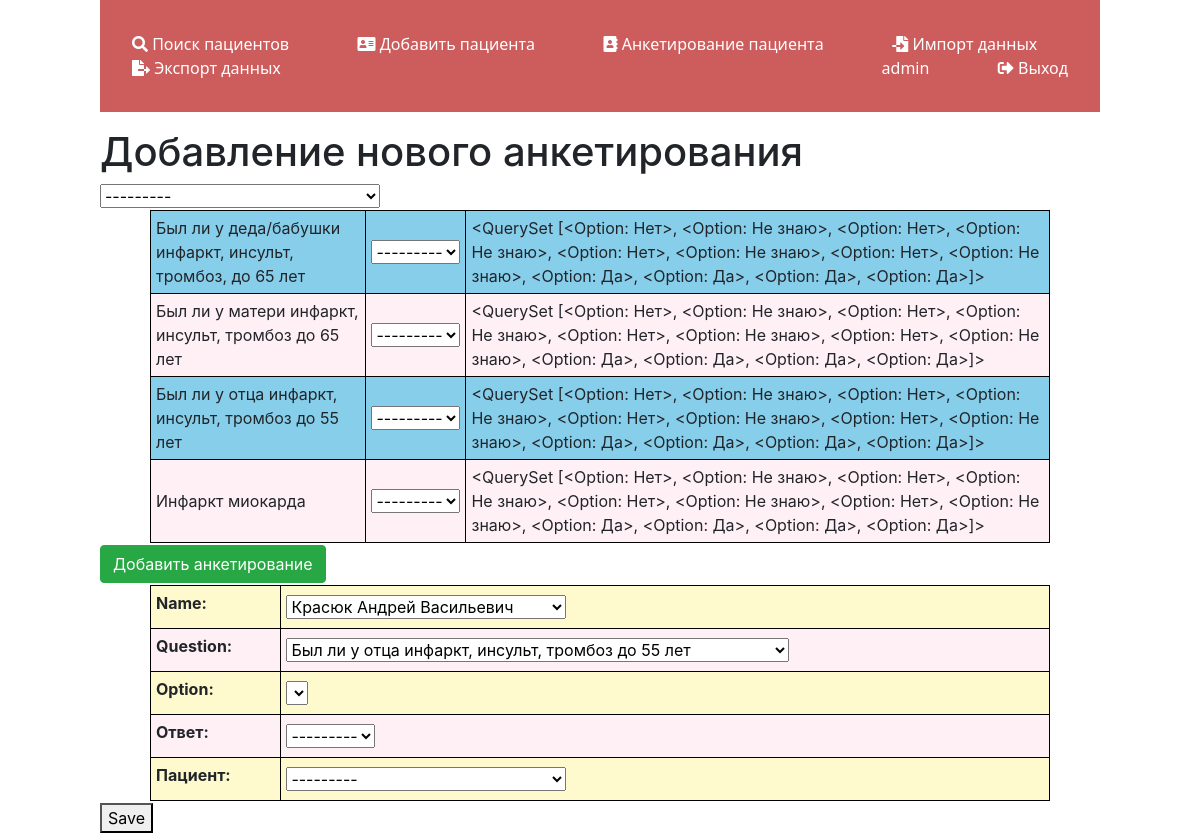
/api/v1/amscapp/add_complaint (signed in), run on the app's committed database.
### amscapp/models.py (models this page shows)
class Question(models.Model):
    name = models.CharField('Вопрос', max_length=100)
    def __str__(self):
        return self.name
    class Meta:
        verbose_name = 'Вопрос'
        verbose_name_plural = 'Вопросы'

class Option(models.Model):
    name = models.CharField('Вариант ответа', max_length=100)
    score = models.IntegerField('Количество баллов', default=0)
    option = models.ForeignKey(Question, on_delete=models.CASCADE)
    def __str__(self):
        return self.name
    class Meta:
        verbose_name = 'Поле для выбора'
        verbose_name_plural = 'Поля для выборов'

class Patient(models.Model):
    class ChoiceSEX(models.TextChoices):
        MAN = 'Мужской', 'Мужской'
        WOMAN = 'Женский', 'Женский'
    class ChoiceNation(models.TextChoices):
        RU = 'Русские', 'Русские'
        UA = 'Украинцы', 'Украинцы'
        GE = 'Немцы', 'Немцы'
        KZ = 'Казахи', 'Казахи'
        BL = 'Белорусы', 'Белорусы'
        ALT = 'Алтайцы', 'Алтайцы'
        KU = 'Кумандинцы', 'Кумандинцы'
        TA = 'Татары', 'Татары'
        OT = 'Другая', 'Другая'
    name = models.CharField('ФИО', max_length=100)
    date_of_birth = models.DateField('Дата рождения')
    sex = models.CharField('Пол пациента', max_length=7, choices=ChoiceSEX.choices, default=1)
    insurance = models.CharField('Страховая организация', max_length=100, blank=True)
    policy = models.CharField('Страховое свидетельство', max_length=100, blank=True)
    address = models.CharField('Домашний адрес', max_length=100, blank=True)
    number_phone = models.CharField('Номер телефона', max_length=100, blank=True)
    email = models.EmailField('Электронная почта', max_length=100, blank=True)
    parent_name = models.CharField('ФИО родителя', max_length=100, blank=True)
    parent_number_phone = models.CharField('Номер телефона родителя', max_length=100, blank=True)
    parent_email = models.EmailField('Электронная почта родителя', max_length=100, blank=True)
    nation = models.CharField('Нация пациента', max_length=10, choices=ChoiceNation.choices, default=1)
    mother_nation = models.CharField('Нация матери пациента', max_length=10, choices=ChoiceNation.choices, default=1)
    father_nation = models.CharField('Нация отца пациента', max_length=10, choices=ChoiceNation.choices, default=1)
    registration_date = models.DateField('Дата регистрации пациента', auto_now_add=True)
    def __str__(self):
        return self.name
    class Meta:
        verbose_name = 'Пациент'
        verbose_name_plural = 'Пациенты'

### amscapp/views.py (the view, shortened to what this page needs)
# urls.py: path('add_complaint', views.add_complaint, name='add_complaint'),
def add_complaint(request):
    error = ''
    compla = Question.objects.order_by('name')
    form = OptionForm()
    data = {'form': form, 'error': error, 'compla': compla}
    return render(request, 'database/add_complaint.html', data)

### amscapp/forms.py
class OptionForm(ModelForm):
    series = ModelChoiceField(label='Ответ', queryset=Option.objects.all())
    pat = ModelChoiceField(label='Пациент', queryset=Patient.objects.order_by('name'))
    score = Option.objects.order_by('score')
    def __init__(self, *args, **kwargs):
        super().__init__(*args, **kwargs)
        self.fields['option'].queryset = Option.objects.none()
    class Meta:
        model = Complaint
        fields = ('__all__')

### amscapp/templates/database/add_complaint.html (shortened to what this page needs)
{% extends 'database/layout.html' %}
{% load l10n %}
{% block body %}
<div class="add">
    <h1>Добавление нового анкетирования</h1>
    <form method="post">
        {{ form.pat }}
        <table>
            {% for el in compla %}
            <tr class="compl">
                <td>
                    {{ el.name }}
                </td>
                <td>
                    {{ form.series }}
                </td>
                <td>
                    {{ form.score }}
                </td>
            </tr>
            {% endfor %}
        </table>
        <button class="btn btn-success" type="submit">Добавить анкетирование</button>
    </form>
</div>
<form method="post" id="optionForm" data-option-url="{% url 'ajax_load_option' %}" novalidate>
    <table>
      {{ form.as_table }}
    </table>
    <button type="submit">Save</button>
  </form>
{% endblock %}

### amscapp/templates/database/layout.html (shortened to what this page needs)
<!doctype html>
{% load static %}
<html lang="ru">
<head>
    <link rel="stylesheet" href="https://cdn.jsdelivr.net/npm/bootstrap@4.6.0/dist/css/bootstrap.min.css">
    <link rel="stylesheet" href="https://use.fontawesome.com/releases/v5.8.2/css/all.css">
    <link rel="stylesheet" href="{% static 'database/css/styleamsc.css' %}">
</head>
<body>
    <aside>
            <ul>
                {% if request.user.is_authenticated %}
                <inp>
                    <a href="{% url 'database_home' %}"><li><i class="fas fa-search"></i> Поиск пациентов</li></a>
                    <a href="{% url 'add_patient' %}"><li><i class="fas fa-address-card"></i> Добавить пациента</li></a>
                    <a href="{% url 'add_complaint' %}"><li><i class="fas fa-address-book"></i> Анкетирование пациента</li></a>
                    <a><li><i class="fas fa-file-import"></i> Импорт данных</li></a>
                    <a><li><i class="fas fa-file-export"></i> Экспорт данных</li></a>
                </inp>
                <exit>
                    <a><li>{{ user.username }}</li></a>
                    <a href="{% url 'exit' %}"><li><i class="fas fa-sign-out-alt"></i> Выход</li></a>
                </exit>
                {% else %}
                <a href="{% url 'register' %}"><li><i class="fas fa-user-plus"></i> Регистрация</li></a>
                <a href="{% url 'login' %}"><li><i class="fas fa-sign-in-alt"></i> Авторизация</li></a>
                {% endif %}
            </ul>
    </aside>
<main>
    {% block body %}
    {% endblock %}
</main>
</body>
</html>

### amscapp/static/database/css/styleamsc.css (style rules this page uses)
body { background: white; }
aside { color: #FFFFFF; }
ul { margin-left: 100px; margin-right: 100px; padding: 2em 0; background: #CD5C5C; // Цвет панели }
a { font-family: system-ui; text-decoration: none; padding: 2em; color: #FFFFFF; }
exit { float: right; }
li { display: inline; }
table { border-collapse: collapse; margin: 2px auto; width: 90%; }
th, td { border: solid 1px #000; padding: 5px; }
tr:nth-child(odd) { background-color: #FFFACD; }
tr:nth-child(even) { background-color: #FFF0F5; }
form { margin-left: 100px; margin-right: 100px; }
h1 { margin-left: 100px; }
.compl:nth-child(odd) { background-color: #87CEEB; }

### data on the page
Question: name "Был ли у деда/бабушки инфаркт, инсульт, тромбоз, до 65 лет"
Option: score "<QuerySet [<Option: Нет>, <Option: Не знаю>, <Option: Нет>, <Option: Не знаю>, <Option: Нет>, <Option: Не знаю>, <Option: Нет>, <Option: Не знаю>, <Option: Да>, <Option: Да>, <Option: Да>, <Option: Да>]>"
Question: name "Был ли у матери инфаркт, инсульт, тромбоз до 65 лет"
Question: name "Был ли у отца инфаркт, инсульт, тромбоз до 55 лет"
Question: name "Инфаркт миокарда"
Patient: name "Красюк Андрей Васильевич"

### other printed values
{{ user.username }} "admin"
